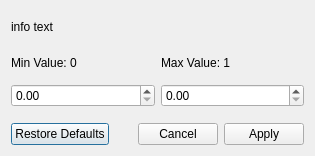
<?xml version="1.0" encoding="UTF-8"?>
<ui version="4.0">
 <class>FilterDialog</class>
 <widget class="QDialog" name="FilterDialog">
  <property name="geometry">
   <rect>
    <x>0</x>
    <y>0</y>
    <width>315</width>
    <height>156</height>
   </rect>
  </property>
  <property name="windowTitle">
   <string>Filter</string>
  </property>
  <layout class="QVBoxLayout" name="verticalLayout_2">
   <item>
    <layout class="QVBoxLayout" name="verticalLayout" stretch="0,0,0">
     <property name="bottomMargin">
      <number>10</number>
     </property>
     <item>
      <widget class="QLabel" name="label_info">
       <property name="text">
        <string>info text</string>
       </property>
       <property name="alignment">
        <set>Qt::AlignmentFlag::AlignLeading|Qt::AlignmentFlag::AlignLeft|Qt::AlignmentFlag::AlignVCenter</set>
       </property>
      </widget>
     </item>
     <item>
      <layout class="QHBoxLayout" name="horizontalLayout_3">
       <item>
        <widget class="QLabel" name="label_minVal">
         <property name="text">
          <string>Min Value: 0</string>
         </property>
        </widget>
       </item>
       <item>
        <widget class="QLabel" name="label_maxVal">
         <property name="text">
          <string>Max Value: 1</string>
         </property>
        </widget>
       </item>
      </layout>
     </item>
     <item>
      <layout class="QHBoxLayout" name="horizontalLayout_2">
       <item>
        <widget class="QDoubleSpinBox" name="doubleSpinBox_min"/>
       </item>
       <item>
        <widget class="QDoubleSpinBox" name="doubleSpinBox_max"/>
       </item>
      </layout>
     </item>
    </layout>
   </item>
   <item>
    <widget class="QDialogButtonBox" name="buttonBox">
     <property name="orientation">
      <enum>Qt::Orientation::Horizontal</enum>
     </property>
     <property name="standardButtons">
      <set>QDialogButtonBox::StandardButton::Apply|QDialogButtonBox::StandardButton::Cancel|QDialogButtonBox::StandardButton::RestoreDefaults</set>
     </property>
     <property name="centerButtons">
      <bool>false</bool>
     </property>
    </widget>
   </item>
  </layout>
 </widget>
 <resources/>
 <connections>
  <connection>
   <sender>buttonBox</sender>
   <signal>accepted()</signal>
   <receiver>FilterDialog</receiver>
   <slot>accept()</slot>
   <hints>
    <hint type="sourcelabel">
     <x>248</x>
     <y>254</y>
    </hint>
    <hint type="destinationlabel">
     <x>157</x>
     <y>274</y>
    </hint>
   </hints>
  </connection>
  <connection>
   <sender>buttonBox</sender>
   <signal>rejected()</signal>
   <receiver>FilterDialog</receiver>
   <slot>reject()</slot>
   <hints>
    <hint type="sourcelabel">
     <x>316</x>
     <y>260</y>
    </hint>
    <hint type="destinationlabel">
     <x>286</x>
     <y>274</y>
    </hint>
   </hints>
  </connection>
 </connections>
</ui>
